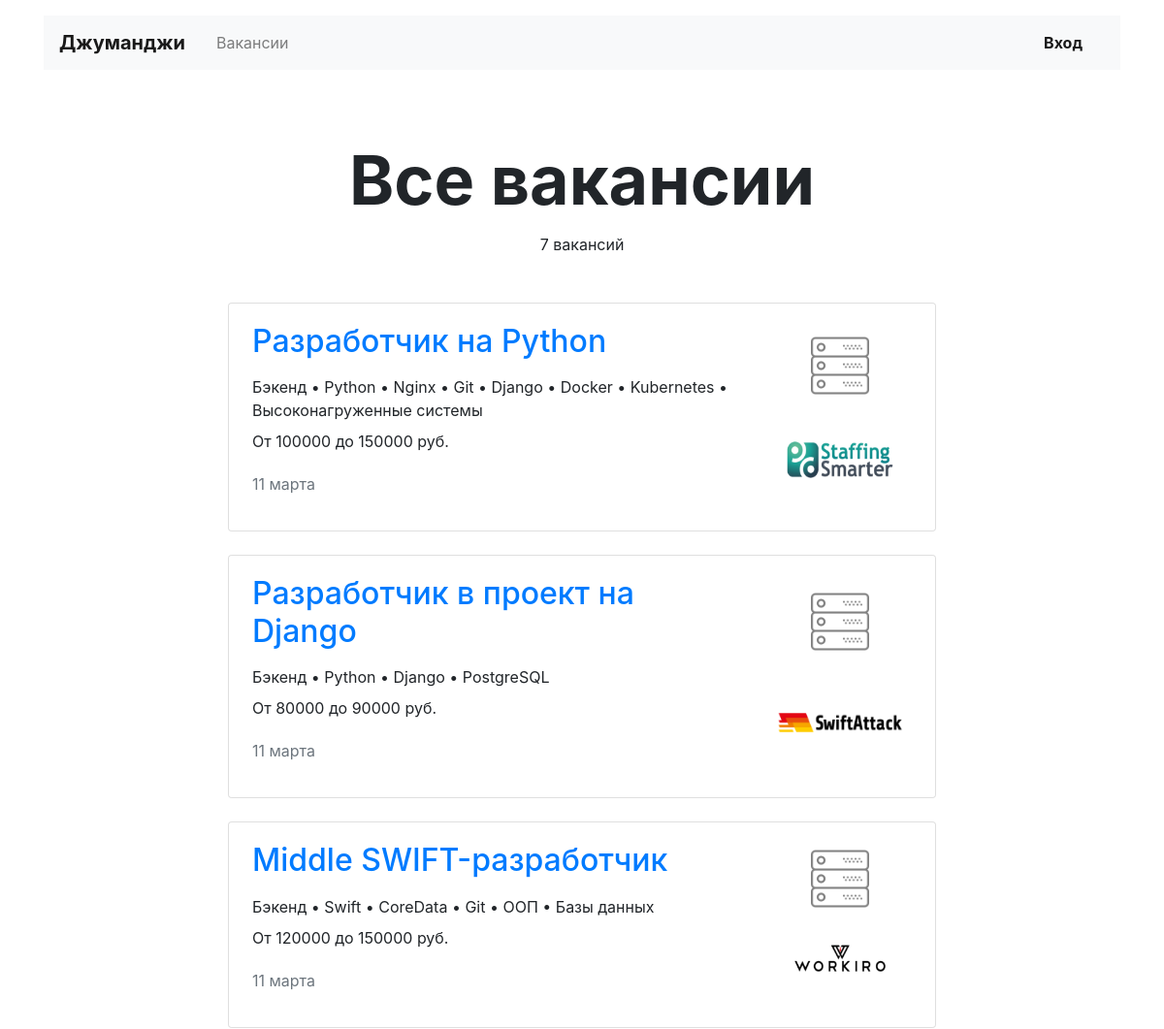
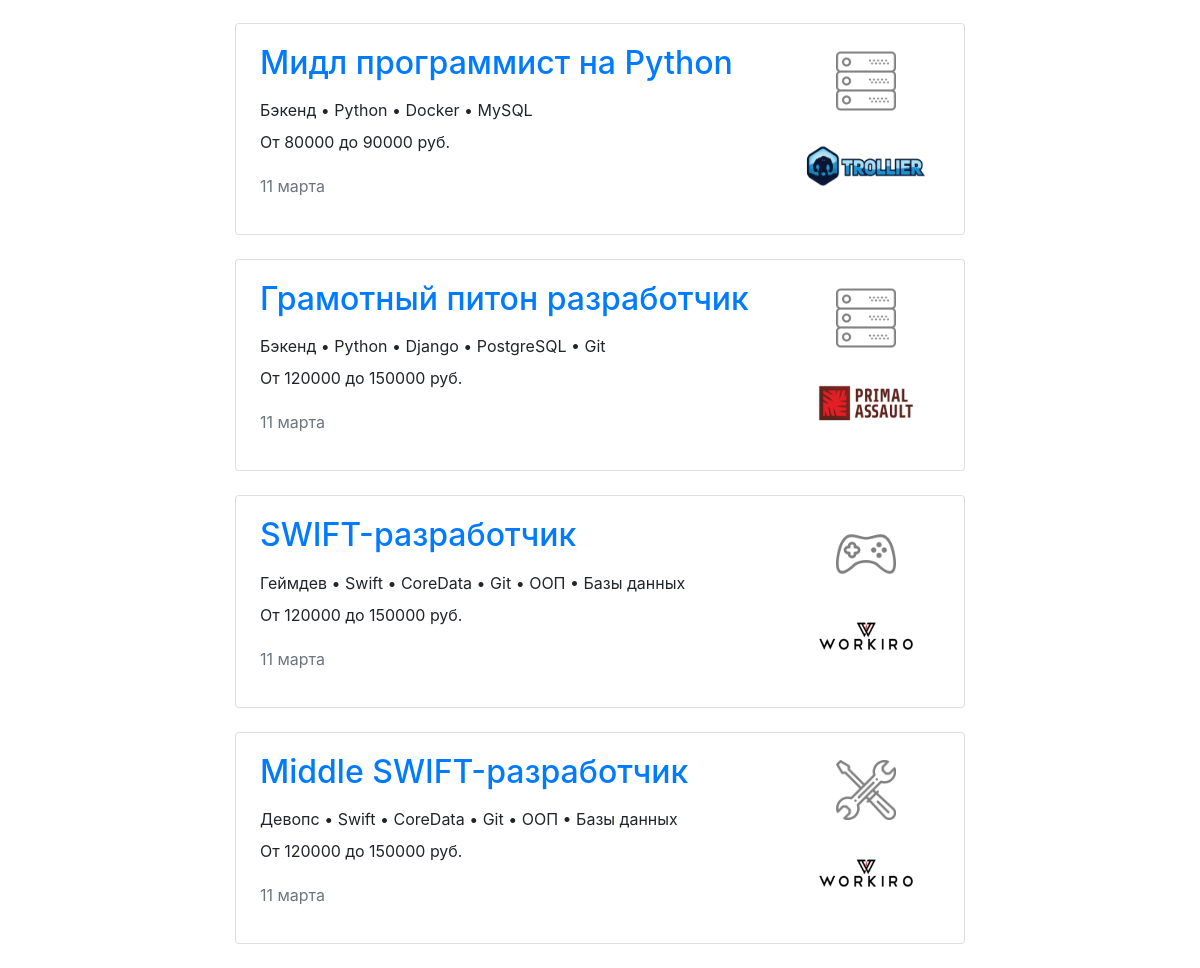
The page /vacancy/ on the database its author committed (2 pictures, top to bottom).
### vacancies/models.py (models this page shows, shortened)
class Vacancy(models.Model):
    title = models.CharField(max_length=64)
    specialty = models.ForeignKey(Specialty, on_delete=models.CASCADE, related_name='vacancy')
    company = models.ForeignKey(Company, on_delete=models.CASCADE, related_name='vacancy')
    skills = models.TextField()
    description = models.TextField()
    salary_min = models.IntegerField()
    salary_max = models.IntegerField()
    published_at = models.DateField()
    class Meta:
        verbose_name = 'Вакансия'
        verbose_name_plural = 'Вакансии'

class Specialty(models.Model):
    code = models.CharField(max_length=64, unique=True)
    title = models.CharField(max_length=64)
    picture = models.ImageField(upload_to=settings.MEDIA_SPECIALITY_IMAGE_DIR)
    class Meta:
        verbose_name = 'Специализация'
        verbose_name_plural = 'Специализации'

class Company(models.Model):
    name = models.CharField(max_length=64)
    location = models.CharField(max_length=64)
    logo = models.ImageField(upload_to=settings.MEDIA_COMPANY_IMAGE_DIR)
    description = models.TextField()
    employee_count = models.IntegerField()
    owner = models.OneToOneField(settings.AUTH_USER_MODEL, on_delete=models.CASCADE, null=True)
    class Meta:
        verbose_name = 'Компания'
        verbose_name_plural = 'Компании'

### vacancies/views.py (the view)
# urls.py: path('vacancy/', ListVacanciesView.as_view(), name='all_vacancies'),
class ListVacanciesView(ListView):
    model = Vacancy
    context_object_name = 'vacancies'
    template_name = 'vacancies/vacancy/vacancies.html'
    queryset = model.objects.select_related('specialty', 'company')
    def get_context_data(self, **kwargs):
        context = super().get_context_data(**kwargs)
        context['vacancies_title'] = 'Все вакансии'
        return context

### vacancies/templatetags/ru_pluralize.py (called while the page is built)
@register.filter()
def ru_pluralize(number, arg: str = 'ночь,ночи,ночей'):
    nominative_singular, genitive_singular, genitive_plural = arg.split(',')
    number = abs(number)
    if number % 10 in [0, 5, 6, 7, 8, 9] or 11 <= number % 100 <= 19:
        return f'{number} {genitive_plural}'
    elif number % 10 == 1:
        return f'{number} {nominative_singular}'
    else:
        return f'{number} {genitive_singular}'

### vacancies/templates/vacancies/vacancy/vacancies.html (shortened to what this page needs)
{% extends "../base/base.html" %}
{% load ru_pluralize %}
{% block content %}
<section>
  <h1 class="h1 text-center mx-auto mt-4 pt-5" style="font-size: 70px;"><strong>{{ vacancies_title }}</strong></h1>
  <p class="text-center pt-1">{{ vacancies|length|ru_pluralize:'вакансия, вакансии, вакансий' }}</p>
  <div class="row mt-5">
    <div class="col-12 col-lg-8 offset-lg-2 m-auto">
      {% load i18n %}
        {% language 'ru' %}
          {% for vacancy in vacancies %}
            {% include './vacancy_card.html' %}
          {% endfor %}
        {% endlanguage %}
    </div>
  </div>
</section>
{% endblock content %}

### vacancies/templates/vacancies/vacancy/vacancy_card.html
<div class="card mb-4">
    <div class="card-body px-4">
      <div class="row">
        <div class="col-12 col-md-8 col-lg-9">
          <a href="{% url 'vacancy' vacancy.id %}"><h2 class="h2 pb-2">{{ vacancy.title }}</h2></a>
          <p class="mb-2">{{ vacancy.specialty.title }} • {{ vacancy.skills }}</p>
          <p>От {{ vacancy.salary_min }} до {{ vacancy.salary_max }} руб.</p>
          <p class="text-muted pt-1">{{ vacancy.published_at|date:'d E' }}</p>
        </div>
        <div class="col-12 col-md-4 col-lg-3 d-flex flex-md-column flex-row align-items-center justify-content-around">
            <a href="{% url 'vacancies_by_speciality' vacancy.specialty.code %}"><img src="{{ vacancy.specialty.picture.url }}" width="60" height="60" alt="{{ vacancy.specialty.title }}"></a>
            <a href="{% url 'company' vacancy.company.id %}"><img src="{{ vacancy.company.logo.url }}" width="130" height="80" alt="{{ vacancy.company.name }}"></a>
        </div>
      </div>
    </div>
</div>

### rows shown on the page
Vacancy: title "Разработчик на Python", specialty "Бэкенд", skills "Python • Nginx • Git • Django • Docker • Kubernetes • Высоконагруженные системы", salary_min "100000", salary_max "150000", published_at "11 марта", specialty.picture (picture), company.logo (picture)
Vacancy: title "Разработчик в проект на Django", specialty "Бэкенд", skills "Python • Django • PostgreSQL", salary_min "80000", salary_max "90000", published_at "11 марта", specialty.picture (picture), company.logo (picture)
Vacancy: title "Middle SWIFT-разработчик", specialty "Бэкенд", skills "Swift • CoreData • Git • ООП • Базы данных", salary_min "120000", salary_max "150000", published_at "11 марта", specialty.picture (picture), company.logo (picture)
Vacancy: title "Мидл программист на Python", specialty "Бэкенд", skills "Python • Docker • MySQL", salary_min "80000", salary_max "90000", published_at "11 марта", specialty.picture (picture), company.logo (picture)
Vacancy: title "Грамотный питон разработчик", specialty "Бэкенд", skills "Python • Django • PostgreSQL • Git", salary_min "120000", salary_max "150000", published_at "11 марта", specialty.picture (picture), company.logo (picture)
Vacancy: title "SWIFT-разработчик", specialty "Геймдев", skills "Swift • CoreData • Git • ООП • Базы данных", salary_min "120000", salary_max "150000", published_at "11 марта", specialty.picture (picture), company.logo (picture)
Vacancy: title "Middle SWIFT-разработчик", specialty "Девопс", skills "Swift • CoreData • Git • ООП • Базы данных", salary_min "120000", salary_max "150000", published_at "11 марта", specialty.picture (picture), company.logo (picture)

### other values the page prints
{{ vacancies_title }} "Все вакансии"
{{ vacancies|length|ru_pluralize:'вакансия, вакансии, вакансий' }} "7 вакансий"
